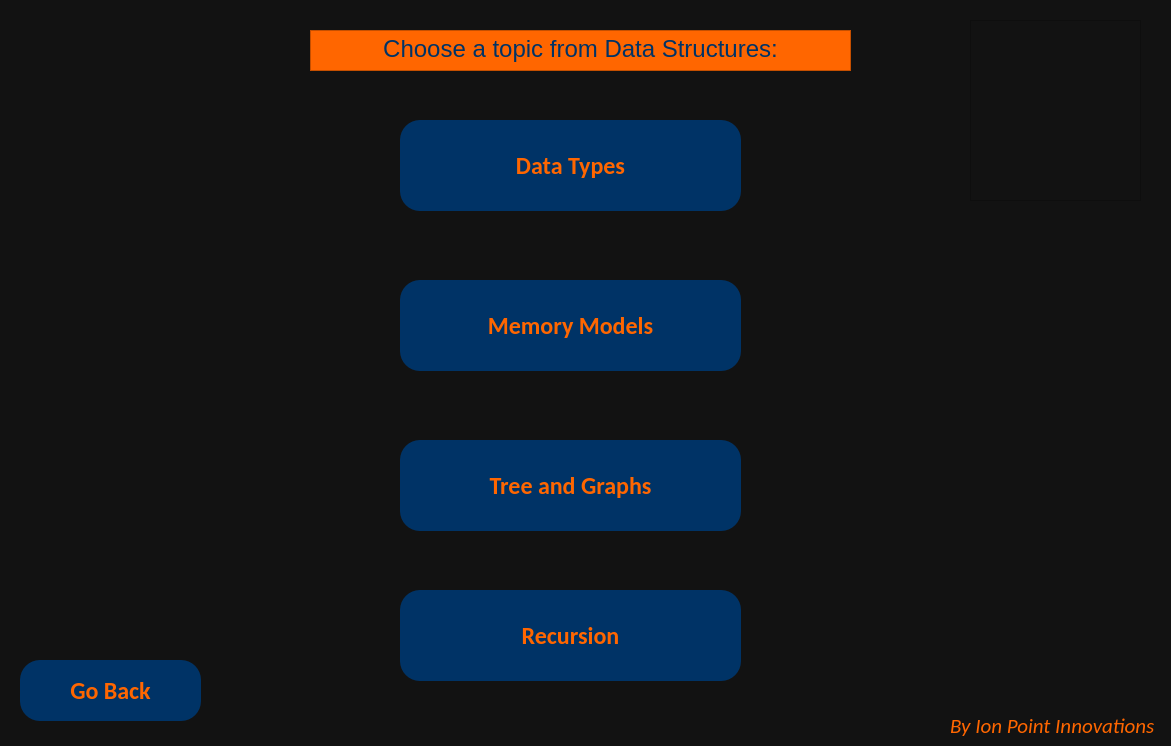
<?xml version="1.0" encoding="UTF-8"?>
<ui version="4.0">
 <class>Dialog</class>
 <widget class="QDialog" name="Dialog">
  <property name="geometry">
   <rect>
    <x>0</x>
    <y>0</y>
    <width>1171</width>
    <height>746</height>
   </rect>
  </property>
  <property name="windowTitle">
   <string>Dialog</string>
  </property>
  <property name="styleSheet">
   <string notr="true">background-color: rgb(18, 18, 18);</string>
  </property>
  <widget class="QLabel" name="lbl_logo">
   <property name="geometry">
    <rect>
     <x>970</x>
     <y>20</y>
     <width>171</width>
     <height>181</height>
    </rect>
   </property>
   <property name="maximumSize">
    <size>
     <width>441</width>
     <height>431</height>
    </size>
   </property>
   <property name="styleSheet">
    <string notr="true">border-image: url(:/newPrefix/Picture3.png);
</string>
   </property>
   <property name="frameShape">
    <enum>QFrame::StyledPanel</enum>
   </property>
   <property name="text">
    <string/>
   </property>
  </widget>
  <widget class="QPushButton" name="btndt">
   <property name="geometry">
    <rect>
     <x>400</x>
     <y>120</y>
     <width>341</width>
     <height>91</height>
    </rect>
   </property>
   <property name="font">
    <font>
     <family>Calibri</family>
     <pointsize>18</pointsize>
     <weight>75</weight>
     <bold>true</bold>
    </font>
   </property>
   <property name="styleSheet">
    <string notr="true">background-color: rgb(0, 51, 102);
border-top-left-radius :20px;
border-top-right-radius : 20px; 
border-bottom-left-radius : 20px; 
border-bottom-right-radius : 20px;
color:#FF6600;</string>
   </property>
   <property name="text">
    <string>Data Types</string>
   </property>
  </widget>
  <widget class="QLabel" name="lbl_manu">
   <property name="geometry">
    <rect>
     <x>950</x>
     <y>710</y>
     <width>221</width>
     <height>31</height>
    </rect>
   </property>
   <property name="font">
    <font>
     <family>Calibri</family>
     <pointsize>16</pointsize>
     <italic>true</italic>
    </font>
   </property>
   <property name="styleSheet">
    <string notr="true">color: rgb(255, 102, 0);
</string>
   </property>
   <property name="text">
    <string>By Ion Point Innovations</string>
   </property>
  </widget>
  <widget class="QTextBrowser" name="txtTitle">
   <property name="geometry">
    <rect>
     <x>310</x>
     <y>30</y>
     <width>541</width>
     <height>41</height>
    </rect>
   </property>
   <property name="font">
    <font>
     <pointsize>18</pointsize>
    </font>
   </property>
   <property name="styleSheet">
    <string notr="true">background-color: rgb(255, 102, 0);
color: rgb(0, 51, 102);
</string>
   </property>
   <property name="html">
    <string>&lt;!DOCTYPE HTML PUBLIC &quot;-//W3C//DTD HTML 4.0//EN&quot; &quot;http://www.w3.org/TR/REC-html40/strict.dtd&quot;&gt;
&lt;html&gt;&lt;head&gt;&lt;meta name=&quot;qrichtext&quot; content=&quot;1&quot; /&gt;&lt;style type=&quot;text/css&quot;&gt;
p, li { white-space: pre-wrap; }
&lt;/style&gt;&lt;/head&gt;&lt;body style=&quot; font-family:'MS Shell Dlg 2'; font-size:18pt; font-weight:400; font-style:normal;&quot;&gt;
&lt;p align=&quot;center&quot; style=&quot; margin-top:0px; margin-bottom:0px; margin-left:0px; margin-right:0px; -qt-block-indent:0; text-indent:0px;&quot;&gt;Choose a topic from Data Structures:&lt;/p&gt;&lt;/body&gt;&lt;/html&gt;</string>
   </property>
  </widget>
  <widget class="QPushButton" name="btnmm">
   <property name="geometry">
    <rect>
     <x>400</x>
     <y>280</y>
     <width>341</width>
     <height>91</height>
    </rect>
   </property>
   <property name="font">
    <font>
     <family>Calibri</family>
     <pointsize>18</pointsize>
     <weight>75</weight>
     <bold>true</bold>
    </font>
   </property>
   <property name="styleSheet">
    <string notr="true">background-color: rgb(0, 51, 102);
border-top-left-radius :20px;
border-top-right-radius : 20px; 
border-bottom-left-radius : 20px; 
border-bottom-right-radius : 20px;
color:#FF6600;</string>
   </property>
   <property name="text">
    <string>Memory Models</string>
   </property>
  </widget>
  <widget class="QPushButton" name="btntg">
   <property name="geometry">
    <rect>
     <x>400</x>
     <y>440</y>
     <width>341</width>
     <height>91</height>
    </rect>
   </property>
   <property name="font">
    <font>
     <family>Calibri</family>
     <pointsize>18</pointsize>
     <weight>75</weight>
     <bold>true</bold>
    </font>
   </property>
   <property name="styleSheet">
    <string notr="true">background-color: rgb(0, 51, 102);
border-top-left-radius :20px;
border-top-right-radius : 20px; 
border-bottom-left-radius : 20px; 
border-bottom-right-radius : 20px;
color:#FF6600;</string>
   </property>
   <property name="text">
    <string>Tree and Graphs</string>
   </property>
  </widget>
  <widget class="QPushButton" name="btnrec">
   <property name="geometry">
    <rect>
     <x>400</x>
     <y>590</y>
     <width>341</width>
     <height>91</height>
    </rect>
   </property>
   <property name="font">
    <font>
     <family>Calibri</family>
     <pointsize>18</pointsize>
     <weight>75</weight>
     <bold>true</bold>
    </font>
   </property>
   <property name="styleSheet">
    <string notr="true">background-color: rgb(0, 51, 102);
border-top-left-radius :20px;
border-top-right-radius : 20px; 
border-bottom-left-radius : 20px; 
border-bottom-right-radius : 20px;
color:#FF6600;</string>
   </property>
   <property name="text">
    <string>Recursion</string>
   </property>
  </widget>
  <widget class="QPushButton" name="btnRtn">
   <property name="geometry">
    <rect>
     <x>20</x>
     <y>660</y>
     <width>181</width>
     <height>61</height>
    </rect>
   </property>
   <property name="font">
    <font>
     <family>Calibri</family>
     <pointsize>18</pointsize>
     <weight>75</weight>
     <bold>true</bold>
    </font>
   </property>
   <property name="styleSheet">
    <string notr="true">background-color: rgb(0, 51, 102);
border-top-left-radius :20px;
border-top-right-radius : 20px; 
border-bottom-left-radius : 20px; 
border-bottom-right-radius : 20px;
color:#FF6600;</string>
   </property>
   <property name="text">
    <string>Go Back</string>
   </property>
  </widget>
 </widget>
 <resources>
  <include location="D:/Pictures/Camera Roll/zcz.qrc"/>
 </resources>
 <connections/>
</ui>
